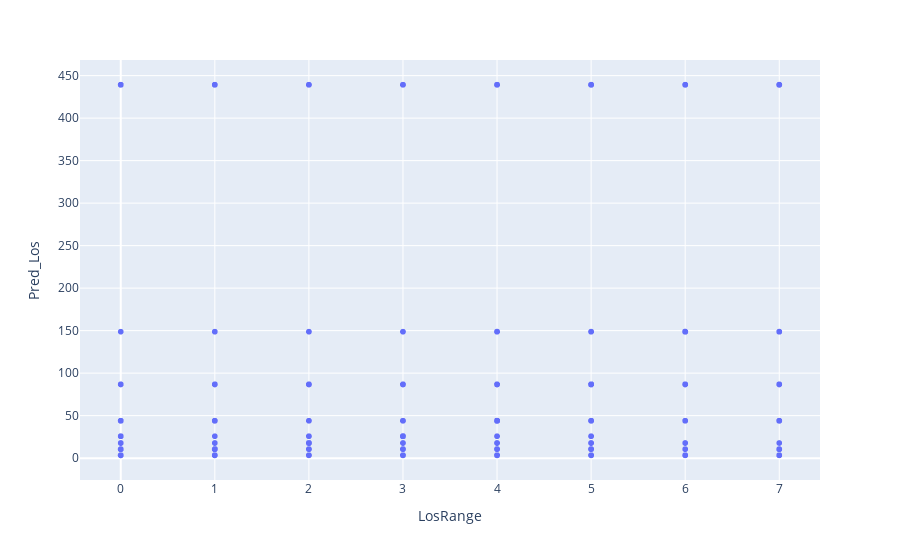

The notebook cell this image was saved under:
### Code cell
fig = px.scatter(Results,x='LosRange', y='Pred_Los',hover_data=['EntitySys','PrimaryDiag'])
fig.show()

### Figure 1 — Plotly figure (JSON) as saved in the notebook; plotly's stock layout.template omitted (floating-point values rounded to 4 significant figures; data arrays with more than 128 entries replaced by an {"elided": "..."} marker saying what was removed)
{"data": [{"customdata": {"elided": "2294x2 mixed values"}, "hovertemplate": "LosRange=%{x}<br>Pred_Los=%{y}<br>EntitySys=%{customdata[0]}<br>PrimaryDiag=%{customdata[1]}<extra></extra>", "legendgroup": "", "marker": {"color": "#636efa", "symbol": "circle"}, "mode": "markers", "name": "", "showlegend": false, "type": "scattergl", "x": {"elided": "2294 int values"}, "xaxis": "x", "y": {"elided": "2294 float values"}, "yaxis": "y"}], "layout": {"legend": {"tracegroupgap": 0}, "margin": {"t": 60}, "xaxis": {"anchor": "y", "domain": [0, 1], "title": {"text": "LosRange"}}, "yaxis": {"anchor": "x", "domain": [0, 1], "title": {"text": "Pred_Los"}}}}
